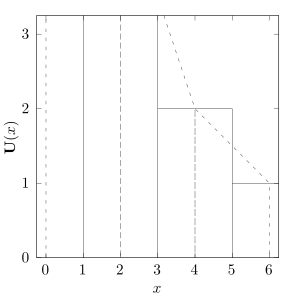

The script that saved this image:
set terminal cairolatex standalone size 3in,3in mono
set output "piece.tex"

set size square

set xrange [-0.25:6.25]
set yrange [0:3.25]

set xtics 1
set ytics 1

set xlabel "$x$"
set ylabel "$\\mathbf{U}(x)$

unset key

plot "riem.dat" u 1:2 w l ls 1 ,\
     "line.dat" u 1:2 w l ls 2
